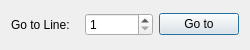
<?xml version="1.0" encoding="UTF-8"?>
<ui version="4.0">
 <class>Goto</class>
 <widget class="QDialog" name="Goto">
  <property name="geometry">
   <rect>
    <x>0</x>
    <y>0</y>
    <width>250</width>
    <height>50</height>
   </rect>
  </property>
  <property name="minimumSize">
   <size>
    <width>250</width>
    <height>50</height>
   </size>
  </property>
  <property name="windowTitle">
   <string>Go to</string>
  </property>
  <layout class="QGridLayout" name="gridLayout_2">
   <item row="0" column="0">
    <layout class="QGridLayout" name="gridLayout">
     <item row="0" column="2">
      <widget class="QPushButton" name="pushButton">
       <property name="text">
        <string>Go to</string>
       </property>
      </widget>
     </item>
     <item row="0" column="0">
      <widget class="QLabel" name="label">
       <property name="text">
        <string>Go to Line:</string>
       </property>
      </widget>
     </item>
     <item row="0" column="1">
      <widget class="QSpinBox" name="spinBox">
       <property name="minimum">
        <number>1</number>
       </property>
       <property name="maximum">
        <number>999999999</number>
       </property>
      </widget>
     </item>
    </layout>
   </item>
  </layout>
 </widget>
 <resources/>
 <connections/>
</ui>
